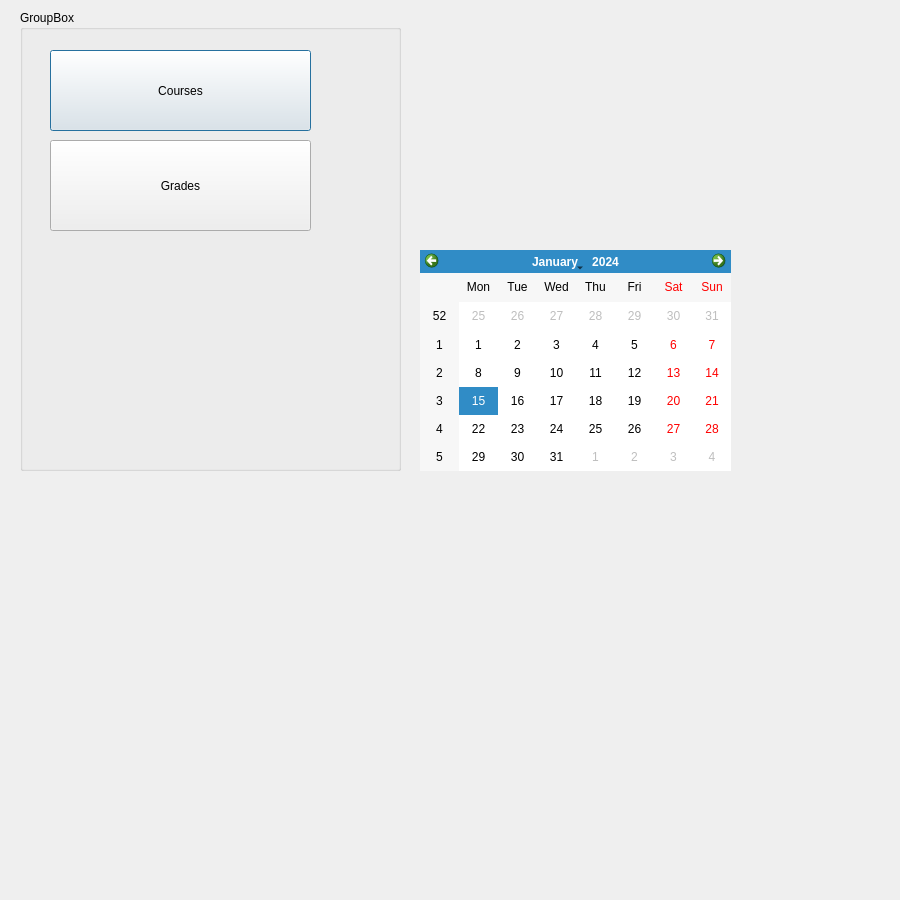
<?xml version="1.0" encoding="UTF-8"?>
<ui version="4.0">
 <class>StudentView</class>
 <widget class="QDialog" name="StudentView">
  <property name="geometry">
   <rect>
    <x>0</x>
    <y>0</y>
    <width>900</width>
    <height>900</height>
   </rect>
  </property>
  <property name="sizePolicy">
   <sizepolicy hsizetype="MinimumExpanding" vsizetype="MinimumExpanding">
    <horstretch>0</horstretch>
    <verstretch>0</verstretch>
   </sizepolicy>
  </property>
  <property name="minimumSize">
   <size>
    <width>900</width>
    <height>900</height>
   </size>
  </property>
  <property name="windowTitle">
   <string>Dialog</string>
  </property>
  <widget class="QCalendarWidget" name="calendarWidget">
   <property name="geometry">
    <rect>
     <x>420</x>
     <y>250</y>
     <width>311</width>
     <height>221</height>
    </rect>
   </property>
  </widget>
  <widget class="QGroupBox" name="groupBox_StudentView">
   <property name="geometry">
    <rect>
     <x>20</x>
     <y>10</y>
     <width>381</width>
     <height>461</height>
    </rect>
   </property>
   <property name="title">
    <string>GroupBox</string>
   </property>
   <widget class="QPushButton" name="pushButton">
    <property name="geometry">
     <rect>
      <x>30</x>
      <y>40</y>
      <width>261</width>
      <height>81</height>
     </rect>
    </property>
    <property name="text">
     <string>Courses</string>
    </property>
   </widget>
   <widget class="QPushButton" name="pushButton_2">
    <property name="geometry">
     <rect>
      <x>30</x>
      <y>130</y>
      <width>261</width>
      <height>91</height>
     </rect>
    </property>
    <property name="text">
     <string>Grades</string>
    </property>
   </widget>
  </widget>
 </widget>
 <resources/>
 <connections/>
</ui>
